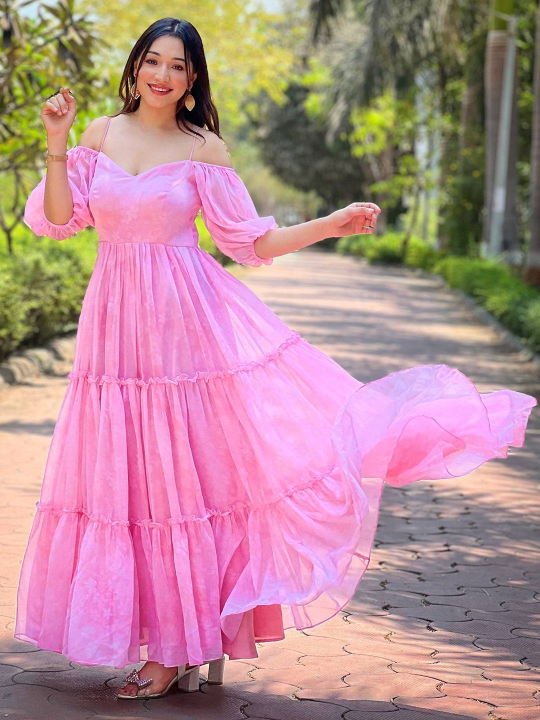
#> input picture dripcheckAI/test_images/test.jpg, 1080 x 1440 px (shown at 1/2 size)
$ python color_detector.py
#> lines starting #> are read from the running program, lines starting #| are printed output that depends on the picture
#> the answer given: ../../dripcheckAI/test_images/test.jpg
import cv2
import numpy as np


def get_color_name(h, s, v):
    """
    Convert an HSV colour value into a human-readable colour name.
    OpenCV Hue range: 0-179
    """

    # Very dark colours
    if v < 45:
        return "Black"

    # Very light colours with little saturation
    if v > 210 and s < 35:
        return "White"

    # Low saturation = grey / beige / cream family
    if s < 45:
        if v < 110:
            return "Dark Grey"
        elif v < 190:
            return "Grey"
        else:
            return "Cream"

    # Brown / Beige
    if h < 15 and v < 170:
        return "Brown"

    if 10 <= h < 25 and s < 130 and v > 140:
        return "Beige"

    # Main colour families
    if h < 5 or h >= 170:
        return "Red"

    elif h < 12:
        return "Orange"

    elif h < 22:
        return "Yellow"

    elif h < 40:
        return "Green"

    elif h < 85:
        return "Green"

    elif h < 100:
        return "Teal"

    elif h < 130:
        return "Blue"

    elif h < 145:
        return "Purple"

    elif h < 170:
        return "Pink"

    return "Unknown"


def detect_primary_color(image_path):
    """
    Detect the primary visible colour of a clothing image.

    Returns:
        {
            "name": "Pink",
            "rgb": [220, 120, 160]
        }
    """
#> called with image_path = '../../dripcheckAI/test_images/test.jpg'

    image = cv2.imread(image_path)
#> image is the input picture: shape (1440, 1080, 3); mean B, G, R 148.5, 140.8, 183.8

    if image is None:
        raise ValueError(f"Could not read image: {image_path}")

    # ---------------------------------------------------------
    # 1. Resize image so processing stays fast and consistent
    # ---------------------------------------------------------

    image = cv2.resize(image, (300, 300))
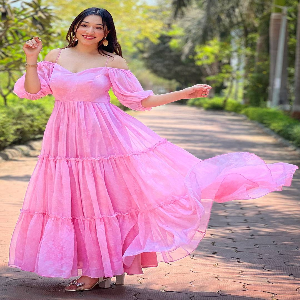
#> image: shape (300, 300, 3); mean B, G, R 148.4, 140.7, 183.7

    height, width = image.shape[:2]
#> height = 300; width = 300

    # ---------------------------------------------------------
    # 2. Focus mainly on the centre of the image.
    #
    # Clothing-product photographs usually place the garment
    # around the centre. This helps reduce background influence.
    # ---------------------------------------------------------

    x1 = int(width * 0.20)
#> x1 = 60
    x2 = int(width * 0.80)
#> x2 = 240

    y1 = int(height * 0.15)
#> y1 = 45
    y2 = int(height * 0.85)
#> y2 = 255

    garment_region = image[y1:y2, x1:x2]
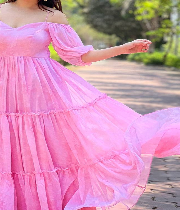
#> garment_region: shape (210, 180, 3); mean B, G, R 179.6, 147.9, 210

    # ---------------------------------------------------------
    # 3. Convert BGR → HSV.
    #
    # HSV separates:
    # H = colour
    # S = colour intensity
    # V = brightness
    #
    # This makes colour classification easier than raw RGB.
    # ---------------------------------------------------------

    hsv = cv2.cvtColor(garment_region, cv2.COLOR_BGR2HSV)
#> hsv: shape (210, 180, 3); mean H, S, V 119.6, 83.8, 212.3

    pixels = hsv.reshape(-1, 3)

    # ---------------------------------------------------------
    # 4. Remove extreme pixels that are often background,
    # highlights or shadows.
    # ---------------------------------------------------------

    useful_pixels = []

    for pixel in pixels:

        h, s, v = pixel

        if v < 20:
            continue

        if v > 245 and s < 15:
            continue

        useful_pixels.append(pixel)
#> this loop made 37800 passes
#> (h, s, v) on passes 1 to 3: (40, 101, 210), (39, 121, 202), (37, 166, 190)
#> after the loop, useful_pixels = 37724 items

    if len(useful_pixels) == 0:
        useful_pixels = pixels

    useful_pixels = np.array(useful_pixels, dtype=np.float32)

    # ---------------------------------------------------------
    # 5. K-Means clustering
    #
    # Instead of averaging every pixel, group similar colours.
    # The largest cluster represents the dominant colour.
    # ---------------------------------------------------------

    number_of_clusters = min(4, len(useful_pixels))
#> number_of_clusters = 4

    criteria = (
        cv2.TERM_CRITERIA_EPS + cv2.TERM_CRITERIA_MAX_ITER,
        50,
        0.2,
    )

    _, labels, centers = cv2.kmeans(
        useful_pixels,
        number_of_clusters,
        None,
        criteria,
        10,
        cv2.KMEANS_PP_CENTERS,
    )
#> centers = [[158.5, 98.3, 243.7], [33.03, 70.15, 99.33], [14.62, 69.93, 203.5], [152, 23.24, 157.7]]

    cluster_counts = np.bincount(labels.flatten())
#> cluster_counts = [23776, 4388, 6222, 3338]

    dominant_cluster = np.argmax(cluster_counts)
#> dominant_cluster = 0

    dominant_hsv = centers[dominant_cluster]
#> dominant_hsv = [158.5, 98.3, 243.7]

    h, s, v = dominant_hsv
#> h = 158.5; s = 98.3; v = 243.7

    # ---------------------------------------------------------
    # 6. Convert HSV value to a readable colour name
    # ---------------------------------------------------------

    color_name = get_color_name(h, s, v)
#> color_name = 'Pink'

    # ---------------------------------------------------------
    # 7. Convert detected HSV back to RGB for future frontend use
    # ---------------------------------------------------------

    hsv_pixel = np.uint8([[[h, s, v]]])
#> hsv_pixel = [[158, 98, 243]]

    bgr_pixel = cv2.cvtColor(
        hsv_pixel,
        cv2.COLOR_HSV2BGR
    )[0][0]
#> bgr_pixel = [218, 150, 243]

    b, g, r = [int(value) for value in bgr_pixel]
#> b = 218; g = 150; r = 243

    return {
        "name": color_name,
        "rgb": [r, g, b],
    }
# [121 lines left out: function detect_primary_color_from_bytes, not called in this run]


# Allows us to test this file independently
if __name__ == "__main__":

    image_path = input("Enter image path: ")

    result = detect_primary_color(image_path)
#> result = {'name': 'Pink', 'rgb': [243, 150, 218]}

    print("\nDetected Colour")
    print("----------------")
    print("Name:", result["name"])
#| Name: Pink
    print("RGB:", result["rgb"])
#| RGB: [243, 150, 218]
